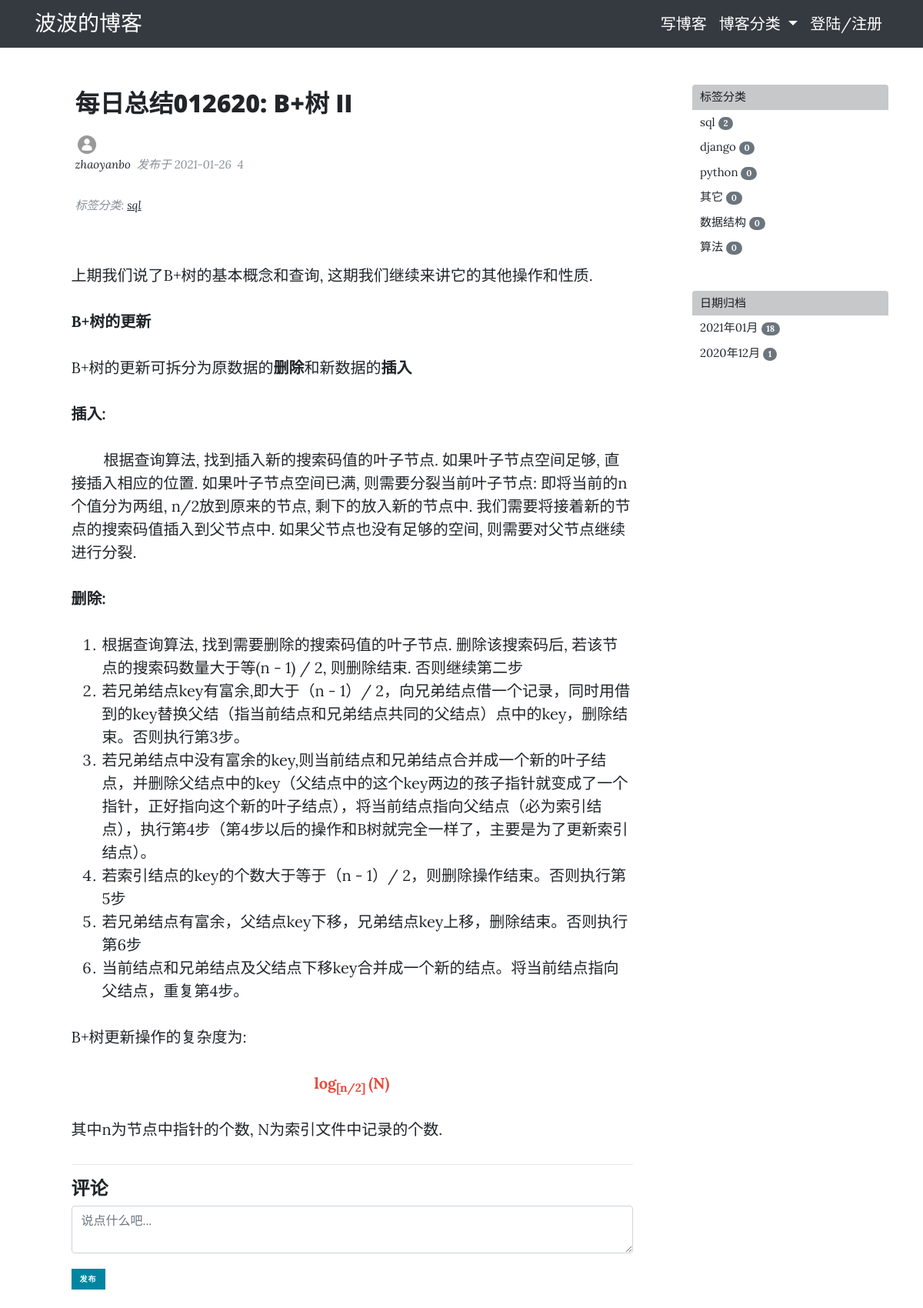
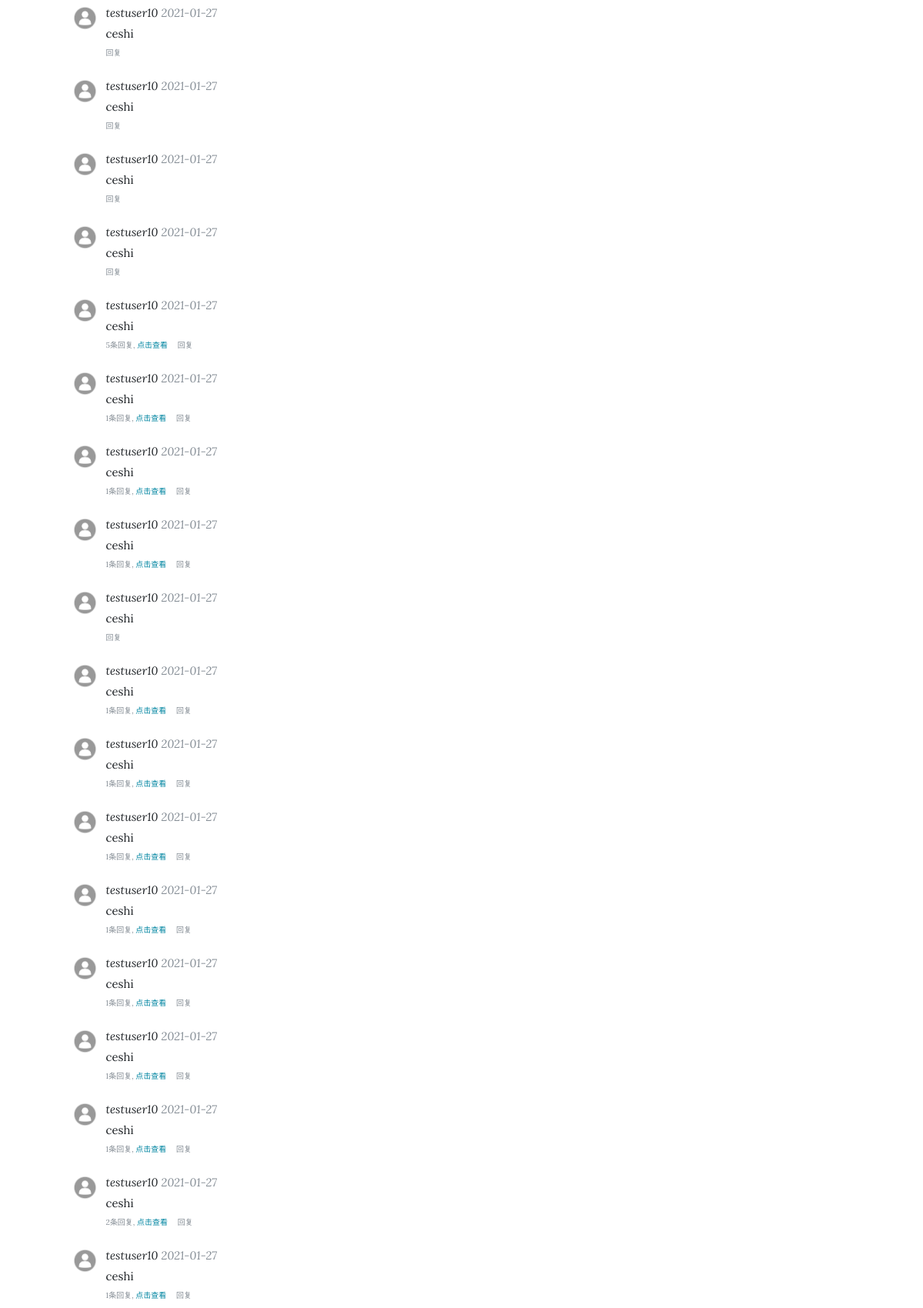
Page /post/66/ (upper part) on the committed database (2 pictures, top to bottom).
### blog/models.py (models this page shows, shortened)
class Post(models.Model, ViewCountExtension):
    title = models.CharField(max_length=50)
    pub_date = models.DateTimeField(default=timezone.now)
    content = RichTextField()
    author = models.ForeignKey(User, on_delete=models.CASCADE)
    view_count = GenericRelation(
        ViewCount,
        related_query_name='post',
        content_type_field='content_type',
        object_id_field='object_id'
    )
    view_detail = GenericRelation(
        ViewDetail,
        related_query_name='post',
        content_type_field='content_type',
        object_id_field='object_id',
    )
    @property
    def comments(self):
        qs = Comment.objects.filter_by_instance(self)
        return qs
    @property
    def get_content_type(self):
        content_type = ContentType.objects.get_for_model(self.__class__)
        return content_type
    @property
    def get_tag_qs(self):
        return self.tags.all()

### users/models.py (models this page shows, shortened)
class Profile(models.Model):
    user = models.OneToOneField(User, on_delete=models.CASCADE)
    profile_pic = models.ImageField(default='default.jpg', upload_to='media/profile_pics')

### viewcount/models.py (models this page shows, shortened)
class ViewCount(models.Model):
    count = models.IntegerField(default=0)
    content_type = models.ForeignKey(ContentType, on_delete=models.CASCADE)
    object_id = models.PositiveIntegerField()
    content_object = GenericForeignKey('content_type', 'object_id')

### tag/models.py (models this page shows, shortened)
class PostTag(models.Model):
    slug = models.SlugField(max_length=50)
    tag_name = models.CharField(max_length=50)
    created = models.DateTimeField(default=timezone.now)
    posts = models.ManyToManyField(Post, blank=True,
                                   related_name='tags', related_query_name='tag')
    objects = PostTagManager()

### comments/models.py (models this page shows, shortened)
class Comment(models.Model):
    user = models.ForeignKey(User, on_delete=models.CASCADE)
    content_type = models.ForeignKey(ContentType, on_delete=models.CASCADE)
    object_id = models.PositiveIntegerField()
    content_object = GenericForeignKey('content_type', 'object_id')
    parent = models.ForeignKey("self", null=True, blank=True, on_delete=models.CASCADE)
    root = models.ForeignKey("self", related_name='root_comment', null=True,
                             blank=True, on_delete=models.CASCADE)
    created = models.DateTimeField(default=timezone.now)
    content = models.TextField()
    objects = CommentManager()
    class Meta:
        ordering = ['-created']
    def children(self):
        return Comment.objects.filter(root=self)

### blog/views.py (the view)
# urls.py: path('post/<int:pk>/', PostDetailView.as_view(), name='post-detail'),
class PostDetailView(DetailView, SidebarContextMixin):
    model = Post
    template_name = 'blog/post_detail.html'
    def get(self, request, *args, **kwargs):
        self.object = self.get_object()
        response = super().get(request, *args, **kwargs)
        response = view_stats_once_viewed(request, response, self.object)
        return response
    def get_context_data(self, **kwargs):
        comment_form = CommentForm()
        self.object = self.get_object()
        context = super().get_context_data(**kwargs)
        comments = self.object.comments
        context['comments'] = comments
        context['comment_form'] = comment_form
        context['comment_form'].fields['content_type'].initial = self.object.get_content_type
        context['comment_form'].fields['object_id'].initial = self.object.pk
        return context

### comments/forms.py
class CommentForm(forms.ModelForm):
    class Meta:
        model = Comment
        fields = ['content_type', 'object_id', 'content', 'parent', 'root']
        widgets = {
            'content_type': forms.HiddenInput,
            'object_id': forms.HiddenInput,
            'content': forms.Textarea(attrs={'placeholder': '说点什么吧...', 'class': '', 'rows': '2', 'maxlength': '500',
                                             }),
            'parent': forms.HiddenInput,
            'root': forms.HiddenInput,
        }
        labels = {
            'content': "",
        }

### blog/views.py (called while the page is built)
    def get_context_data(self, **kwargs):
        context = super().get_context_data(**kwargs)
        date_qs = Post.objects.dates('pub_date', 'month', 'DESC')
        post_dates = self.get_count_in_month(date_qs)
        tags = PostTag.objects.get_posts_count()
        context['post_dates'] = post_dates
        context['tags'] = tags
        return context

    def get_count_in_month(self, qs):
        qs = qs.values('datefield').annotate(post_count=Count('id'))
        post_dates = []
        for date_qs in qs:
            post_dates.append((date_qs['datefield'], date_qs['post_count']))
        return post_dates

### comments/models.py (called while the page is built)
    def filter_by_instance(self, instance):
        obj_id = instance.id
        content_type = ContentType.objects.get_for_model(instance.__class__)
        qs = super(CommentManager, self).filter(
            content_type=content_type, object_id=obj_id).filter(parent=None)
        return qs

### tag/models.py (called while the page is built)
    def get_posts_count(self):
        tags = PostTag.objects.annotate(num_posts=Count('posts')).order_by('-num_posts')
        return tags

### viewcount/models.py (called while the page is built)
    def get_view_count(self):
        try:
            view_count = self.view_count.first()
            return view_count.count
        except exceptions.ObjectDoesNotExist:
            return 0

### viewcount/utils.py (called while the page is built)
def view_stats_once_viewed(request, response, obj):
    ct = ContentType.objects.get_for_model(obj)
    key = "%s_%s_viewed" % (ct.model, obj.pk)
    if not request.COOKIES.get(key):
        view_count, created = ViewCount.objects.get_or_create(content_type=ct, object_id=obj.pk)
        view_count.count += 1
        view_count.save()
        response.set_cookie(key, 'true')
        date = timezone.now().date()
        view_detail, created = ViewDetail.objects.get_or_create(
            content_type=ct,
            object_id=obj.pk,
            date=date
        )
        view_detail.count += 1
        view_detail.save()
    return response

### blog/templates/blog/post_detail.html (shortened to what this page needs)
{% extends "blog/base.html" %}
{% block content %}
<div class="col-lg-8 col-md-10 mx-auto">
  <div class="post-preview">
      <h2 class="post-title">
        {{ object.title }}
      </h2>
  </div>
  <div class="post-preview">
    <div class="author-thumbnail">
      <img class="rounded-circle author-img" src="{{ post.author.profile.profile_pic.url }}">
    </div>
    <div class="post-meta">
      <a href="">{{ object.author }}&nbsp;</a>
      发布于 {{ object.pub_date|date:"Y-m-d" }}&nbsp;
       {{ post.get_view_count }}&nbsp;
      <p>
        标签分类:
        {% for tag in object.get_tag_qs %}
          <a href="{% url 'posts-with-tag' tag.slug %}">{{ tag.tag_name }}</a>
        {% endfor %}
      </p>
    </div>
  </div>
  <div class="">
    <p>{{ object.content|safe }}</p>
  </div>
  <hr>
  {% include "comments/comment_list.html" %}
</div>
{% include "blog/sidebar.html" %}
{% endblock content %}

### comments/templates/comments/comment_list.html (shortened to what this page needs)
  <h4>评论</h4>
{% include "comments/comment_form.html" %}
<div id="comment-container" class="comment-container">
    {% for comment in comments %}
      <div id="div-comment-{{ comment.pk }}" class="comment-cell">
        <div class="author-thumbnail">
          <img class="rounded-circle author-img" src="{{ comment.user.profile.profile_pic.url }}">
        </div>
        <div class="comment-box">
          <div class="comment-meta">
            <a href="">{{ comment.user }}</a>
            {{ comment.created|date:"Y-m-d" }}
          </div>
          <div class="comment-content">
              {{ comment.content }}
          </div>
          <div class="comment-info">
            {% if comment.children.count > 0 %}
              <span id="reply-count">{{ comment.children.count }}</span>条回复,
              <a href="#" class="more-btn">点击查看</a>&emsp;
            {% endif %}
            <a href="#" class="reply-btn" onclick="do_reply({{ comment.pk }},{{ comment.pk }},'{{ comment.user.username }}',event)">回复</a>
          </div>
        </div>
      </div>
    {% endfor %}
</div>

### blog/templates/blog/sidebar.html
<div class="hidden-xs col-sm-10 col-md-2 col-lg-3">
  <div class="tag-list">
    <ul class="list-group">
      <li class="list-group-item list-group-item-dark">标签分类</li>
      {% for tag in tags %}
        <a href="{% url 'posts-with-tag' tag.slug %}" class="">
          <li class="list-group-item">
            {{ tag.tag_name }}
            <span class="badge badge-secondary badge-pill">{{ tag.num_posts }}</span>
          </li>
        </a>
      {% endfor %}
    </ul>
  </div>
  <div class="date-list">
    <ul class="list-group">
      <li class="list-group-item list-group-item-dark">日期归档</li>
      {% for post_date, count in post_dates %}
        <a href="{% url 'posts-with-date' post_date.year post_date.month %}" class="">
          <li class="list-group-item">
            {{ post_date|date:"Y年m月" }}
            <span class="badge badge-secondary badge-pill">{{ count }}</span>
          </li>
        </a>
      {% endfor %}
    </ul>
  </div>
</div>

### blog/static/blog/css/clean-blog.css (style rules this page uses)
body { font-size: 20px; color: #212529; font-family: 'Lora', 'Times New Roman', serif; }
ul { list-style-type: none; }
p { line-height: 1.5; margin: 30px 0; }
p a { text-decoration: underline; }
h1, h2, h3, h4, h5, h6 { font-weight: 800; font-family: 'Open Sans', 'Helvetica Neue', Helvetica, Arial, sans-serif; }
a { color: #212529; transition: all 0.2s; }
img { max-width: 100%; max-height: 100%; height: inherit !important; }
.post-preview { padding: 5px }
.post-preview>.post-meta { font-size: 15px; font-style: italic; margin-top: 0; margin-bottom: 5px; color: #868e96; }
.post-preview>.post-meta>a { font-size: 15px; text-decoration: none; color: #212529; }
.author-thumbnail>.author-img { height: 30px; width: 30px; }
.comment-container { margin-top: 20px; margin-bottom: 20px; }
.comment-info { font-size: 10px; margin-top: 5px; margin-bottom: 5px; color: #868e96; }
.comment-info>a { color: #868e96; }
.comment-info>.more-btn { color: #0085A1; }
.comment-cell>.comment-box>.comment-meta { font-size: 15px; font-style: italic; margin-top: 0; margin-bottom: 5px; color: #868e96; }
.comment-cell>.comment-box>.comment-meta>a { text-decoration: none; color: #212529; }
.comment-cell>.author-thumbnail>.author-img { float: left; margin-right: 10px; margin-top: 10px; margin-bottom: 10px; height: 35px; width: 35px; }
.comment-cell>.comment-box { padding-bottom: 10px; padding-top: 10px; margin-left: 45px; }
.comment-cell>.comment-box>.comment-content { font-size: 15px }
.form-control { width: 100%; }
.tag-list { margin-bottom: 40px; font-size: 15px }
.tag-list .list-group-item { padding: 5px 10px; border: 0; }
.date-list { margin-bottom: 40px; font-size: 15px }
.date-list .list-group-item { padding: 5px 10px; border: 0; }

### blog/templates/blog/footer.html (style rules this page uses)
html { position: relative; min-height: 100%; }
body { font-size: 20px; color: #212529; font-family: 'Lora', 'Times New Roman', serif; align-items: center; margin-bottom: 150px; }

### rows in the picture
Post: title "每日总结012620: B+树 II", author.profile.profile_pic (placeholder picture), author "zhaoyanbo", pub_date "2021-01-26", get_view_count "4", content "上期我们说了B+树的基本概念和查询, 这期我们继续来讲它的其他操作和性质. B+树的更新 B+树的更新可拆分为原数据的 删除 和新数据的 插入 插入: 根据查询算法, 找到插入新的搜索码值的叶子节点. 如果叶子节点空间足够, 直接插入相应的位置. 如果叶子节点空间已满, 则需要分裂当前叶子节点: 即将当前的n个值分为两组, n/2放到原来的节点, 剩下的放入新的节点中. 我们需要将接着新的节点的搜索码值插入到父节点中. 如果父节点也没有足够的空间, 则需要对父节点继续进行分裂. 删除: 根据查询算法, 找到需要删除的搜索码值的叶子节点. 删除该搜索码后, 若该节点的搜索码数量大于等(n - 1) / 2, 则删除结束. 否则继续第二步 若兄弟结点key有富余,即大于（n - 1）/ 2，向兄弟结点借一个记录，同时用借到的key替换父结（指当前结点和兄弟结点共同的父结点）点中的key，删除结束。否则执行第3步。 若兄弟结点中没有富余的key,则当前结点和兄弟结点合并成一个新的叶子结点，并删除父结点中的key（父结点中的这个key两边的孩子指针就变成了一个指针，正好指向这个新的叶子结点），将当前结点指向父结点（必为索引结点），执行第4步（第4步以后的操作和B树就完全一样了，主要是为了更新索引结点）。 若索引结点的key的个数大于等于（n - 1）/ 2，则删除操作结束。否则执行第5步 若兄弟结点有富余，父结点key下移，兄弟结点key上移，删除结束。否则执行第6步 当前结点和兄弟结点及父结点下移key合并成一个新的结点。将当前结点指向父结点，重复第4步。…"
PostTag: tag_name "sql", num_posts "2"
Comment: user.profile.profile_pic (placeholder picture), user "testuser10", created "2021-01-27", content "ceshi"
Comment: user.profile.profile_pic (placeholder picture), user "testuser10", created "2021-01-27", content "ceshi"
Comment: user.profile.profile_pic (placeholder picture), user "testuser10", created "2021-01-27", content "ceshi"
Comment: user.profile.profile_pic (placeholder picture), user "testuser10", created "2021-01-27", content "ceshi"
Comment: user.profile.profile_pic (placeholder picture), user "testuser10", created "2021-01-27", content "ceshi", children.count "5"
Comment: user.profile.profile_pic (placeholder picture), user "testuser10", created "2021-01-27", content "ceshi", children.count "1"
Comment: user.profile.profile_pic (placeholder picture), user "testuser10", created "2021-01-27", content "ceshi", children.count "1"
Comment: user.profile.profile_pic (placeholder picture), user "testuser10", created "2021-01-27", content "ceshi", children.count "1"
Comment: user.profile.profile_pic (placeholder picture), user "testuser10", created "2021-01-27", content "ceshi"
Comment: user.profile.profile_pic (placeholder picture), user "testuser10", created "2021-01-27", content "ceshi", children.count "1"
Comment: user.profile.profile_pic (placeholder picture), user "testuser10", created "2021-01-27", content "ceshi", children.count "1"
Comment: user.profile.profile_pic (placeholder picture), user "testuser10", created "2021-01-27", content "ceshi", children.count "1"
Comment: user.profile.profile_pic (placeholder picture), user "testuser10", created "2021-01-27", content "ceshi", children.count "1"
Comment: user.profile.profile_pic (placeholder picture), user "testuser10", created "2021-01-27", content "ceshi", children.count "1"
Comment: user.profile.profile_pic (placeholder picture), user "testuser10", created "2021-01-27", content "ceshi", children.count "1"
Comment: user.profile.profile_pic (placeholder picture), user "testuser10", created "2021-01-27", content "ceshi", children.count "1"
Comment: user.profile.profile_pic (placeholder picture), user "testuser10", created "2021-01-27", content "ceshi", children.count "2"
Comment: user.profile.profile_pic (placeholder picture), user "testuser10", created "2021-01-27", content "ceshi", children.count "1"
PostTag: tag_name "django", num_posts "0"
PostTag: tag_name "python", num_posts "0"
PostTag: tag_name "其它", num_posts "0"
PostTag: tag_name "数据结构", num_posts "0"
PostTag: tag_name "算法", num_posts "0"

### other values in the picture
{{ post_date|date:"Y年m月" }} "2021年01月" "2020年12月"
{{ count }} "18" "1"
